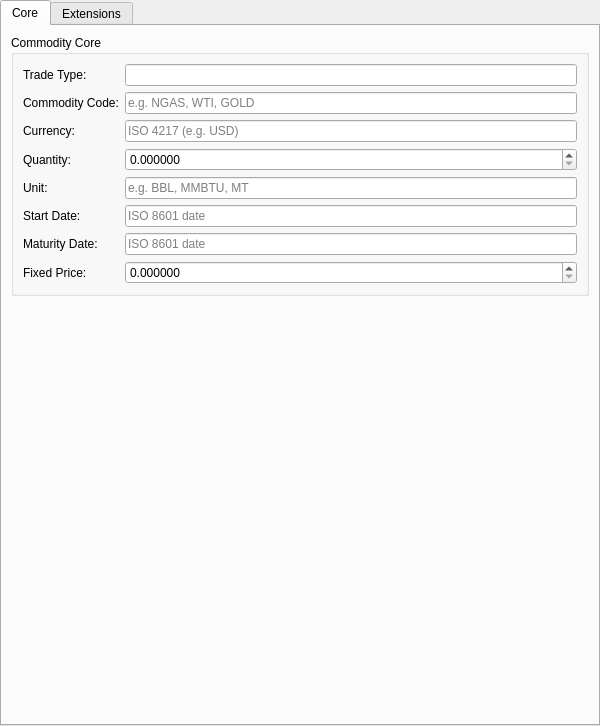
<?xml version="1.0" encoding="UTF-8"?>
<ui version="4.0">
 <class>CommodityInstrumentForm</class>
 <widget class="QWidget" name="CommodityInstrumentForm">
  <property name="geometry">
   <rect>
    <x>0</x>
    <y>0</y>
    <width>600</width>
    <height>500</height>
   </rect>
  </property>
  <layout class="QVBoxLayout" name="rootLayout">
   <property name="leftMargin"><number>0</number></property>
   <property name="topMargin"><number>0</number></property>
   <property name="rightMargin"><number>0</number></property>
   <property name="bottomMargin"><number>0</number></property>
   <item>
    <widget class="QTabWidget" name="subTabWidget">
     <property name="currentIndex"><number>0</number></property>
     <widget class="QWidget" name="coreTab">
      <attribute name="title">
       <string>Core</string>
      </attribute>
      <layout class="QVBoxLayout" name="coreLayout">
       <item>
        <widget class="QGroupBox" name="coreGroup">
         <property name="title">
          <string>Commodity Core</string>
         </property>
         <layout class="QFormLayout" name="coreFormLayout">
          <item row="0" column="0">
           <widget class="QLabel"><property name="text"><string>Trade Type:</string></property></widget>
          </item>
          <item row="0" column="1">
           <widget class="QLineEdit" name="tradeTypeCodeEdit"/>
          </item>
          <item row="1" column="0">
           <widget class="QLabel"><property name="text"><string>Commodity Code:</string></property></widget>
          </item>
          <item row="1" column="1">
           <widget class="QLineEdit" name="commodityCodeEdit">
            <property name="placeholderText"><string>e.g. NGAS, WTI, GOLD</string></property>
           </widget>
          </item>
          <item row="2" column="0">
           <widget class="QLabel"><property name="text"><string>Currency:</string></property></widget>
          </item>
          <item row="2" column="1">
           <widget class="QLineEdit" name="currencyEdit">
            <property name="placeholderText"><string>ISO 4217 (e.g. USD)</string></property>
           </widget>
          </item>
          <item row="3" column="0">
           <widget class="QLabel"><property name="text"><string>Quantity:</string></property></widget>
          </item>
          <item row="3" column="1">
           <widget class="QDoubleSpinBox" name="quantitySpinBox">
            <property name="decimals"><number>6</number></property>
            <property name="minimum"><double>0.000000000000000</double></property>
            <property name="maximum"><double>999999999.000000000000000</double></property>
            <property name="singleStep"><double>1.000000000000000</double></property>
           </widget>
          </item>
          <item row="4" column="0">
           <widget class="QLabel"><property name="text"><string>Unit:</string></property></widget>
          </item>
          <item row="4" column="1">
           <widget class="QLineEdit" name="unitEdit">
            <property name="placeholderText"><string>e.g. BBL, MMBTU, MT</string></property>
           </widget>
          </item>
          <item row="5" column="0">
           <widget class="QLabel"><property name="text"><string>Start Date:</string></property></widget>
          </item>
          <item row="5" column="1">
           <widget class="QLineEdit" name="startDateEdit">
            <property name="placeholderText"><string>ISO 8601 date</string></property>
           </widget>
          </item>
          <item row="6" column="0">
           <widget class="QLabel"><property name="text"><string>Maturity Date:</string></property></widget>
          </item>
          <item row="6" column="1">
           <widget class="QLineEdit" name="maturityDateEdit">
            <property name="placeholderText"><string>ISO 8601 date</string></property>
           </widget>
          </item>
          <item row="7" column="0">
           <widget class="QLabel"><property name="text"><string>Fixed Price:</string></property></widget>
          </item>
          <item row="7" column="1">
           <widget class="QDoubleSpinBox" name="fixedPriceSpinBox">
            <property name="decimals"><number>6</number></property>
            <property name="minimum"><double>0.000000000000000</double></property>
            <property name="maximum"><double>999999999.000000000000000</double></property>
           </widget>
          </item>
         </layout>
        </widget>
       </item>
       <item>
        <spacer name="coreSpacer">
         <property name="orientation"><enum>Qt::Vertical</enum></property>
         <property name="sizeHint" stdset="0">
          <size><width>20</width><height>20</height></size>
         </property>
        </spacer>
       </item>
      </layout>
     </widget>
     <widget class="QWidget" name="extensionsTab">
      <attribute name="title">
       <string>Extensions</string>
      </attribute>
      <layout class="QVBoxLayout" name="extensionsLayout">
       <item>
        <widget class="QGroupBox" name="extensionsGroup">
         <property name="title">
          <string>Commodity Extensions</string>
         </property>
         <layout class="QFormLayout" name="extensionsFormLayout">
          <item row="0" column="0">
           <widget class="QLabel"><property name="text"><string>Option Type:</string></property></widget>
          </item>
          <item row="0" column="1">
           <widget class="QLineEdit" name="optionTypeEdit">
            <property name="placeholderText"><string>Call or Put</string></property>
           </widget>
          </item>
          <item row="1" column="0">
           <widget class="QLabel"><property name="text"><string>Exercise Type:</string></property></widget>
          </item>
          <item row="1" column="1">
           <widget class="QLineEdit" name="exerciseTypeEdit">
            <property name="placeholderText"><string>European or American</string></property>
           </widget>
          </item>
          <item row="2" column="0">
           <widget class="QLabel"><property name="text"><string>Strike Price:</string></property></widget>
          </item>
          <item row="2" column="1">
           <widget class="QDoubleSpinBox" name="strikePriceSpinBox">
            <property name="decimals"><number>6</number></property>
            <property name="minimum"><double>0.000000000000000</double></property>
            <property name="maximum"><double>999999999.000000000000000</double></property>
           </widget>
          </item>
          <item row="3" column="0">
           <widget class="QLabel"><property name="text"><string>Barrier Type:</string></property></widget>
          </item>
          <item row="3" column="1">
           <widget class="QLineEdit" name="barrierTypeEdit">
            <property name="placeholderText"><string>e.g. UpIn, UpOut, DownIn, DownOut</string></property>
           </widget>
          </item>
          <item row="4" column="0">
           <widget class="QLabel"><property name="text"><string>Lower Barrier:</string></property></widget>
          </item>
          <item row="4" column="1">
           <widget class="QDoubleSpinBox" name="lowerBarrierSpinBox">
            <property name="decimals"><number>6</number></property>
            <property name="minimum"><double>0.000000000000000</double></property>
            <property name="maximum"><double>999999999.000000000000000</double></property>
           </widget>
          </item>
          <item row="5" column="0">
           <widget class="QLabel"><property name="text"><string>Upper Barrier:</string></property></widget>
          </item>
          <item row="5" column="1">
           <widget class="QDoubleSpinBox" name="upperBarrierSpinBox">
            <property name="decimals"><number>6</number></property>
            <property name="minimum"><double>0.000000000000000</double></property>
            <property name="maximum"><double>999999999.000000000000000</double></property>
           </widget>
          </item>
          <item row="6" column="0">
           <widget class="QLabel"><property name="text"><string>Average Type:</string></property></widget>
          </item>
          <item row="6" column="1">
           <widget class="QLineEdit" name="averageTypeEdit">
            <property name="placeholderText"><string>Arithmetic or Geometric</string></property>
           </widget>
          </item>
          <item row="7" column="0">
           <widget class="QLabel"><property name="text"><string>Averaging Start Date:</string></property></widget>
          </item>
          <item row="7" column="1">
           <widget class="QLineEdit" name="averagingStartDateEdit">
            <property name="placeholderText"><string>ISO 8601 date</string></property>
           </widget>
          </item>
          <item row="8" column="0">
           <widget class="QLabel"><property name="text"><string>Averaging End Date:</string></property></widget>
          </item>
          <item row="8" column="1">
           <widget class="QLineEdit" name="averagingEndDateEdit">
            <property name="placeholderText"><string>ISO 8601 date</string></property>
           </widget>
          </item>
          <item row="9" column="0">
           <widget class="QLabel"><property name="text"><string>Spread Commodity:</string></property></widget>
          </item>
          <item row="9" column="1">
           <widget class="QLineEdit" name="spreadCommodityCodeEdit">
            <property name="placeholderText"><string>Second commodity code</string></property>
           </widget>
          </item>
          <item row="10" column="0">
           <widget class="QLabel"><property name="text"><string>Spread Amount:</string></property></widget>
          </item>
          <item row="10" column="1">
           <widget class="QDoubleSpinBox" name="spreadAmountSpinBox">
            <property name="decimals"><number>6</number></property>
            <property name="minimum"><double>0.000000000000000</double></property>
            <property name="maximum"><double>999999999.000000000000000</double></property>
           </widget>
          </item>
          <item row="11" column="0">
           <widget class="QLabel"><property name="text"><string>Strip Frequency:</string></property></widget>
          </item>
          <item row="11" column="1">
           <widget class="QLineEdit" name="stripFrequencyCodeEdit">
            <property name="placeholderText"><string>e.g. Monthly, Quarterly</string></property>
           </widget>
          </item>
          <item row="12" column="0">
           <widget class="QLabel"><property name="text"><string>Variance Strike:</string></property></widget>
          </item>
          <item row="12" column="1">
           <widget class="QDoubleSpinBox" name="varianceStrikeSpinBox">
            <property name="decimals"><number>6</number></property>
            <property name="minimum"><double>0.000000000000000</double></property>
            <property name="maximum"><double>999999999.000000000000000</double></property>
           </widget>
          </item>
          <item row="13" column="0">
           <widget class="QLabel"><property name="text"><string>Accumulation Amount:</string></property></widget>
          </item>
          <item row="13" column="1">
           <widget class="QDoubleSpinBox" name="accumulationAmountSpinBox">
            <property name="decimals"><number>6</number></property>
            <property name="minimum"><double>0.000000000000000</double></property>
            <property name="maximum"><double>999999999.000000000000000</double></property>
           </widget>
          </item>
          <item row="14" column="0">
           <widget class="QLabel"><property name="text"><string>Knock-Out Barrier:</string></property></widget>
          </item>
          <item row="14" column="1">
           <widget class="QDoubleSpinBox" name="knockOutBarrierSpinBox">
            <property name="decimals"><number>6</number></property>
            <property name="minimum"><double>0.000000000000000</double></property>
            <property name="maximum"><double>999999999.000000000000000</double></property>
           </widget>
          </item>
          <item row="15" column="0">
           <widget class="QLabel"><property name="text"><string>Day Count:</string></property></widget>
          </item>
          <item row="15" column="1">
           <widget class="QLineEdit" name="dayCountCodeEdit">
            <property name="placeholderText"><string>e.g. Actual365Fixed</string></property>
           </widget>
          </item>
          <item row="16" column="0">
           <widget class="QLabel"><property name="text"><string>Payment Frequency:</string></property></widget>
          </item>
          <item row="16" column="1">
           <widget class="QLineEdit" name="paymentFrequencyCodeEdit">
            <property name="placeholderText"><string>e.g. Quarterly</string></property>
           </widget>
          </item>
          <item row="17" column="0">
           <widget class="QLabel"><property name="text"><string>Swaption Expiry Date:</string></property></widget>
          </item>
          <item row="17" column="1">
           <widget class="QLineEdit" name="swaptionExpiryDateEdit">
            <property name="placeholderText"><string>ISO 8601 date</string></property>
           </widget>
          </item>
          <item row="18" column="0">
           <widget class="QLabel"><property name="text"><string>Basket (JSON):</string></property></widget>
          </item>
          <item row="18" column="1">
           <widget class="QPlainTextEdit" name="basketJsonEdit">
            <property name="minimumSize">
             <size><width>0</width><height>60</height></size>
            </property>
            <property name="maximumSize">
             <size><width>16777215</width><height>120</height></size>
            </property>
            <property name="placeholderText">
             <string>JSON array of {code, weight} (basket)</string>
            </property>
           </widget>
          </item>
          <item row="19" column="0">
           <widget class="QLabel"><property name="text"><string>Description:</string></property></widget>
          </item>
          <item row="19" column="1">
           <widget class="QPlainTextEdit" name="descriptionEdit">
            <property name="minimumSize">
             <size><width>0</width><height>60</height></size>
            </property>
            <property name="maximumSize">
             <size><width>16777215</width><height>120</height></size>
            </property>
            <property name="placeholderText">
             <string>Enter a description (optional)</string>
            </property>
           </widget>
          </item>
         </layout>
        </widget>
       </item>
       <item>
        <spacer name="extensionsSpacer">
         <property name="orientation"><enum>Qt::Vertical</enum></property>
         <property name="sizeHint" stdset="0">
          <size><width>20</width><height>20</height></size>
         </property>
        </spacer>
       </item>
      </layout>
     </widget>
    </widget>
   </item>
  </layout>
 </widget>
 <resources/>
 <connections/>
</ui>
